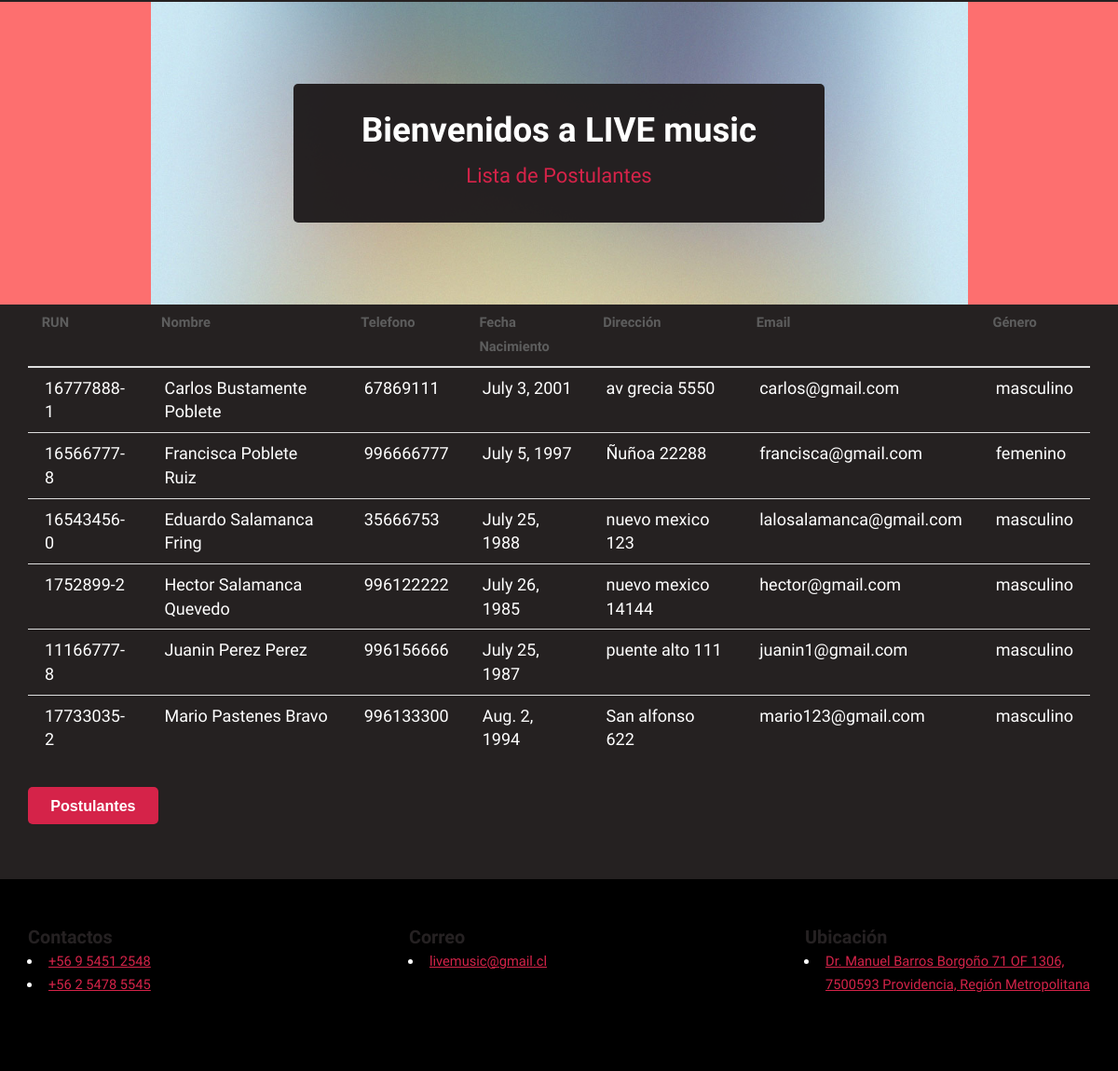
The app's page /listadoSQL (lower part), older data.
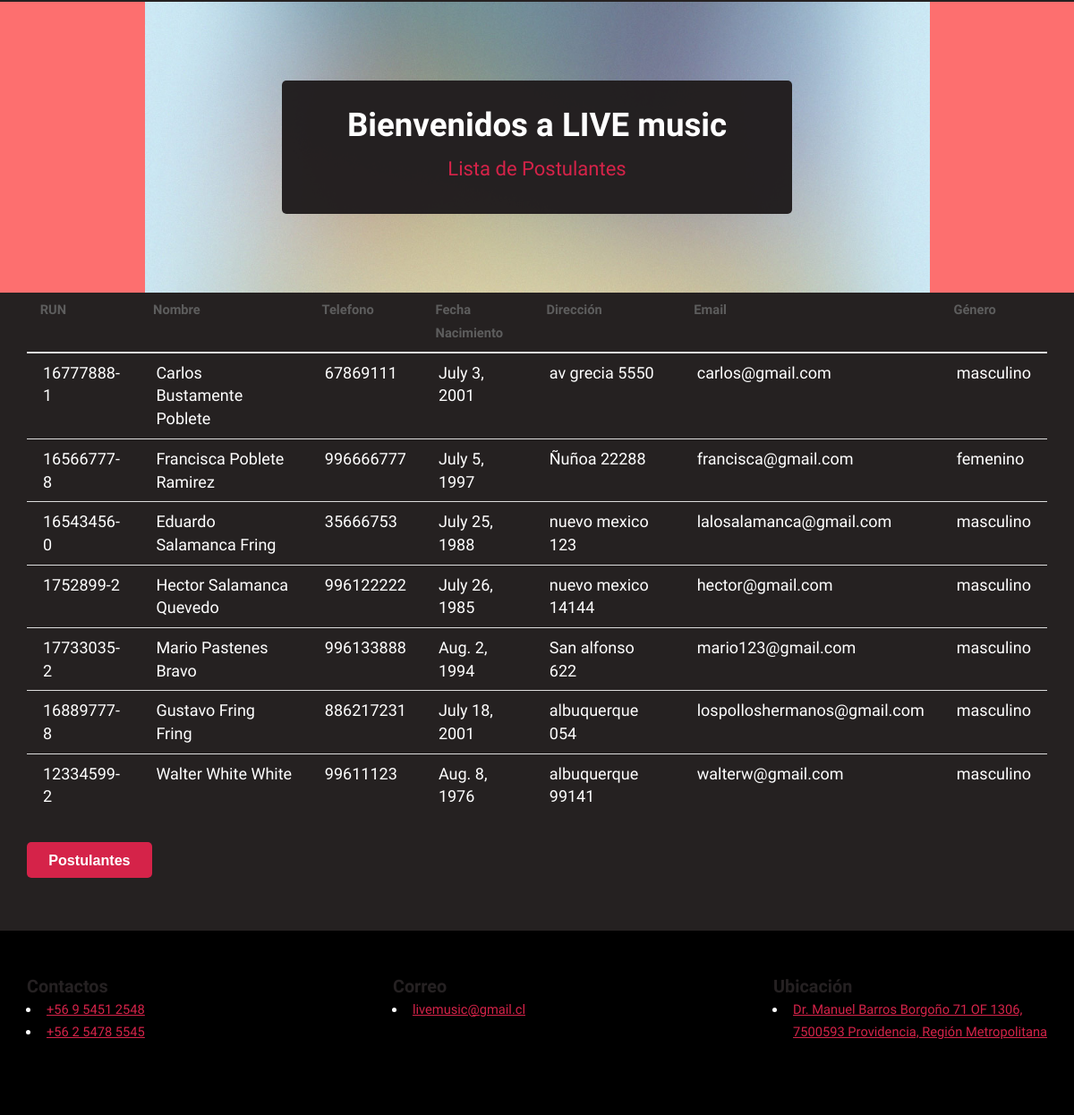
The same page, newer data.
### demo/models.py (models this page shows, shortened)
class Postulante(models.Model):
    rut              = models.CharField(primary_key=True, max_length=10)
    nombre           = models.CharField(max_length=20)
    apellido_paterno = models.CharField(max_length=20)
    apellido_materno = models.CharField(max_length=20)
    fecha_nacimiento = models.DateField(blank=False, null=False)
    id_genero        = models.ForeignKey('Genero',on_delete=models.CASCADE, db_column='idGenero')
    telefono         = models.CharField(max_length=45)
    email            = models.EmailField(unique=True, max_length=100, blank=True, null=True)
    direccion        = models.CharField(max_length=50, blank=True, null=True)
    activo           = models.IntegerField()
    def __str__(self):
        return str(self.nombre)+" "+str(self.apellido_paterno)

class Genero(models.Model):
    id_genero  = models.AutoField(db_column='idGenero', primary_key=True)
    genero     = models.CharField(max_length=20, blank=False, null=False)

### demo/views.py (the view)
# urls.py: path('listadoSQL', views.listadoSQL, name='listadoSQL'),
def listadoSQL(request):
    demo = Postulante.objects.all()
    print(demo)
    context={"demo": demo}
    return render(request, 'demo/listadoSQL.html', context)

### demo/templates/demo/listadoSQL.html (shortened to what this page needs)
{% extends "demo/base.html" %}
{%block content %}
          <section id="banner">
            <header>
                <h2>Bienvenidos a LIVE music</h2>
                <p> Lista de Postulantes</p>
            </header>
        </section>
  <section >
        <div class="container" >
            <table class="table table-striped table-dark">
                      {%if demo%}
              <thead>
                <tr>
                  <th scope="col">RUN</th>
                  <th scope="col">Nombre</th>
                  <th scope="col">Telefono</th>
                  <th scope="col">Fecha Nacimiento</th>
                  <th scope="col">Dirección</th>
                  <th scope="col">Email</th>
                  <th scope="col">Género</th>
                </tr>
              </thead>
              <tbody>
                  {% for postulante in demo %}
                  <tr>
                      <td>{{postulante.rut}}</td>
                      <td>{{postulante.nombre}} {{postulante.apellido_paterno}} {{postulante.apellido_materno}}</td>
                      <td>{{postulante.telefono}}</td>
                      <td>{{postulante.fecha_nacimiento}}</td>
                      <td>{{postulante.direccion}}</td>
                      <td>{{postulante.email}}</td>
                      <td>{{postulante.id_genero.genero}}</td>
                  </tr>
                  {% endfor %}
              {% endif %}
              </tbody>
            </table>
            <a href="{% url 'crud'%}">
              <button class ="btn btn-info">Postulantes</button>
              <br><br>
              </a>
  </section>
    {%endblock%}

Row changes from the older to the newer data that the page shows:
removed Postulante: rut "11166777-8", nombre "Juanin", apellido_paterno "Perez", apellido_materno "Perez", telefono "996156666", fecha_nacimiento "July 25, 1987", direccion "puente alto 111", email "juanin1@gmail.com", id_genero.genero "masculino"
changed Postulante "Francisca": apellido_materno "Ruiz" → "Ramirez"
changed Postulante "Mario": telefono "996133300" → "996133888"
added Postulante: rut "16889777-8", nombre "Gustavo", apellido_paterno "Fring", apellido_materno "Fring", telefono "886217231", fecha_nacimiento "July 18, 2001", direccion "albuquerque 054", email "lospolloshermanos@gmail.com", id_genero.genero "masculino"
added Postulante: rut "12334599-2", nombre "Walter", apellido_paterno "White", apellido_materno "White", telefono "99611123", fecha_nacimiento "Aug. 8, 1976", direccion "albuquerque 99141", email "walterw@gmail.com", id_genero.genero "masculino"
